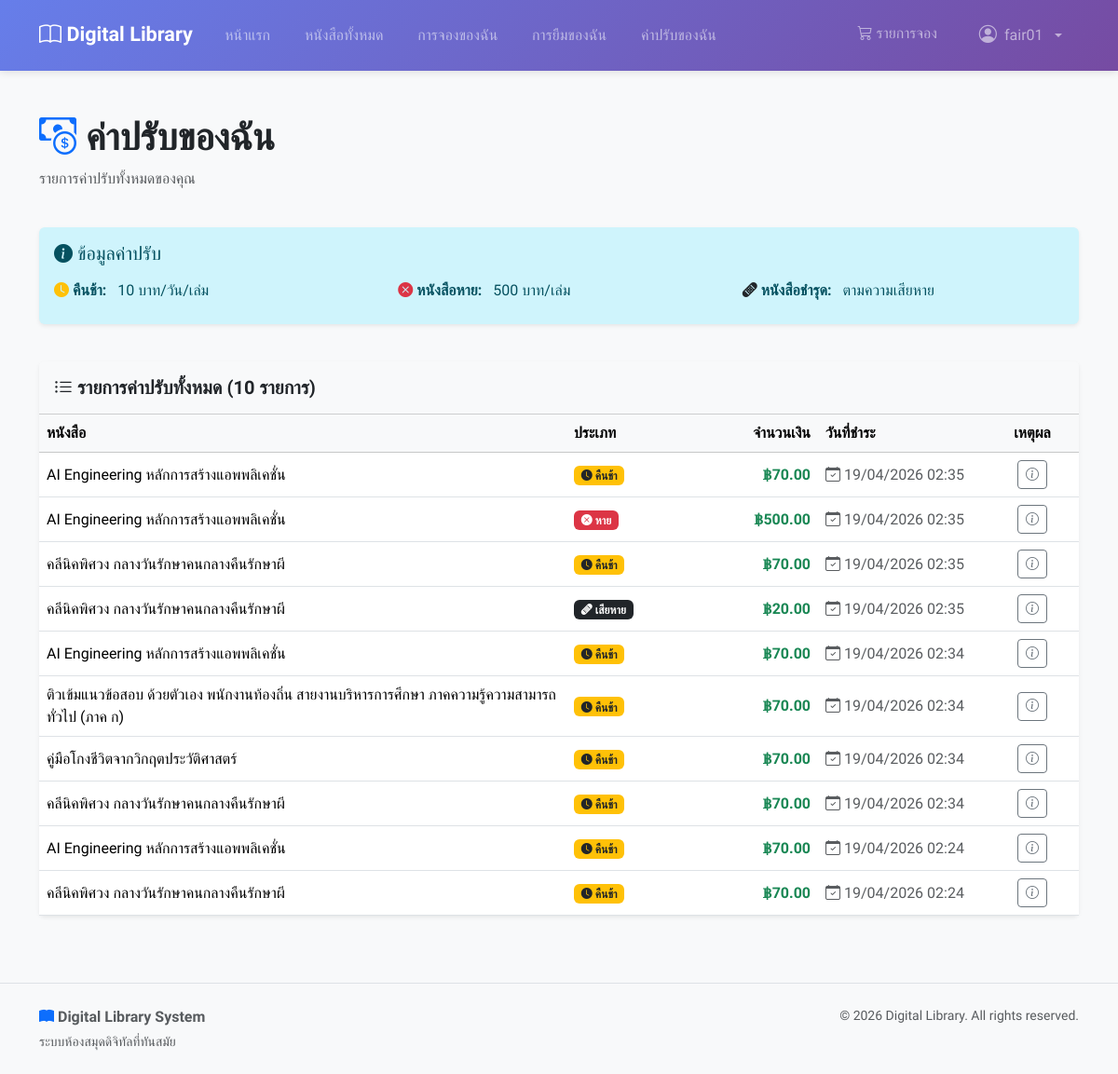
The app's page /my-fines/ (signed in) with its own data.
### users/models.py (models this page shows, shortened)
class User(AbstractUser):
    phone_number = models.CharField(max_length=10, null=False, blank=False)
    citizen_id = models.CharField(
    max_length=13,
    unique=True,
    null=False,
    blank=False,
    validators=[
        RegexValidator(
            regex=r'^\d{13}$',
            message='Citizen ID must be exactly 13 digits'
        )
    ])

### fines/models.py (models this page shows, shortened)
class Fine(models.Model):
    TYPE_CHOICES = [
        ('late_return', 'คืนช้า'),
        ('lost', 'หาย'),
        ('damaged', 'เสียหาย'),
    ]
    id = models.AutoField(primary_key=True)
    loan_item = models.ForeignKey(
        LoanItem,
        on_delete=models.CASCADE,
        related_name='fines'
    )
    amount = models.DecimalField(max_digits=10, decimal_places=2)
    type = models.CharField(max_length=20, choices=TYPE_CHOICES)
    reason = models.TextField(null=True, blank=True)
    paid_at = models.DateTimeField(
        help_text='Timestamp when fine was paid (also serves as creation time)'
    )
    class Meta:
        db_table = 'fines'
        verbose_name = 'Fine'
        verbose_name_plural = 'Fines'
        ordering = ['-paid_at']

### loans/models.py (models this page shows, shortened)
class LoanItem(models.Model):
    STATUS_CHOICES = [
        ('borrowed', 'กำลังยืม'),
        ('returned', 'คืนแล้ว'),
        ('lost', 'หาย'),
    ]
    id = models.AutoField(primary_key=True)
    book = models.ForeignKey(
        Book,
        on_delete=models.CASCADE,
        related_name='loan_items'
    )
    loan = models.ForeignKey(
        Loan,
        on_delete=models.CASCADE,
        related_name='loan_items'
    )
    hold_item = models.OneToOneField(
        HoldItem,
        on_delete=models.SET_NULL,
        null=True,
        blank=True,
        related_name='loan_item'
    )
    status = models.CharField(
        max_length=20,
        choices=STATUS_CHOICES,
        default='borrowed'
    )
    returned_at = models.DateTimeField(null=True, blank=True)
    created_at = models.DateTimeField(auto_now_add=True)
    class Meta:
        db_table = 'loan_items'
        verbose_name = 'Loan Item'
        verbose_name_plural = 'Loan Items'
        ordering = ['-created_at']

### books/models.py (models this page shows, shortened)
class Book(models.Model):
    id = models.AutoField(primary_key=True)
    title = models.CharField(max_length=255)
    isbn = models.CharField(
        max_length=13,
        unique=True,
        null=False,
        blank=False,
    )
    description = models.TextField(null=True, blank=True)
    image_url = models.ImageField(
        upload_to="books/covers/",
        max_length=255,
        null=True,
        blank=True,
    )
    total_quantity = models.IntegerField(default=0)
    available_quantity = models.IntegerField(default=0)
    publish_year = models.IntegerField(null=True, blank=True)
    publisher = models.ForeignKey(
        Publisher,
        on_delete=models.SET_NULL,
        null=True,
        blank=True,
        related_name='books',
    )
    authors = models.ManyToManyField(
        Author,
        blank=True,
        through="BookAuthor",
        related_name="books",
    )
    categories = models.ManyToManyField(
        Category,
        blank=True,
        through="BookCategory",
        related_name="books",
    )
    created_at = models.DateTimeField(auto_now_add=True)
    if TYPE_CHECKING:
        hold_items: Manager[HoldItem]
        hold_items: Manager[HoldItem]
        loan_items: Manager[LoanItem]
    class Meta:
        db_table = "books"
        verbose_name = "Book"
        verbose_name_plural = "Books"
        constraints = [
            models.CheckConstraint(
                check=Q(total_quantity__gte=0),
                name="check_books_total_quantity_gte_0",
            ),
            models.CheckConstraint(
                check=Q(available_quantity__gte=0),
                name="check_books_available_quantity_gte_0",
            ),
            models.CheckConstraint(
                check=Q(publish_year__isnull=True) | Q(publish_year__gte=0),
                name="check_books_publish_year_gte_0_or_null",
            ),
        ]

### fines/views.py (the view)
# urls.py: path('my-fines/', views.my_fines_view, name='my_fines'),
@login_required
def my_fines_view(request):
    fines_list = Fine.objects.filter(
        loan_item__loan__user=request.user
    ).select_related(
        'loan_item__loan'
    ).order_by('-paid_at')
    paginator = Paginator(fines_list, 20)  # Show 20 fines per page
    page = request.GET.get('page')
    try:
        fines = paginator.page(page)
    except PageNotAnInteger:
        fines = paginator.page(1)
    except EmptyPage:
        fines = paginator.page(paginator.num_pages)
    context = {
        'fines': fines,
        'fine_late_return_per_day': settings.FINE_LATE_RETURN_PER_DAY,
        'fine_lost_book': settings.FINE_LOST_BOOK,
    }
    return render(request, 'fines/list.html', context)

### templates/fines/list.html (shortened to what this page needs)
{% extends "base.html" %}
{% block content %}
    <div class="container mt-4">
        <div class="row mb-4">
            <div class="col">
                <h1 class="fw-bold">
                    <i class="bi bi-cash-coin text-primary"></i> ค่าปรับของฉัน
                </h1>
                <p class="text-muted">รายการค่าปรับทั้งหมดของคุณ</p>
            </div>
        </div>
        <div class="row mb-4">
            <div class="col-md-12">
                <div class="alert alert-info border-0 shadow-sm">
                    <h5 class="alert-heading mb-3">
                        <i class="bi bi-info-circle-fill"></i> ข้อมูลค่าปรับ
                    </h5>
                    <div class="row">
                        <div class="col-md-4 mb-2">
                            <strong><i class="bi bi-clock-fill text-warning"></i> คืนช้า:</strong>
                            <span class="ms-2">{{ fine_late_return_per_day }} บาท/วัน/เล่ม</span>
                        </div>
                        <div class="col-md-4 mb-2">
                            <strong><i class="bi bi-x-circle-fill text-danger"></i> หนังสือหาย:</strong>
                            <span class="ms-2">{{ fine_lost_book }} บาท/เล่ม</span>
                        </div>
                        <div class="col-md-4 mb-2">
                            <strong><i class="bi bi-bandaid-fill text-dark"></i> หนังสือชำรุด:</strong>
                            <span class="ms-2">ตามความเสียหาย</span>
                        </div>
                    </div>
                </div>
            </div>
        </div>
        {% if fines %}
            <div class="row">
                <div class="col">
                    <div class="card shadow-sm border-0">
                        <div class="card-header bg-light py-3">
                            <h5 class="mb-0 fw-semibold">
                                <i class="bi bi-list-ul"></i> รายการค่าปรับทั้งหมด ({{ fines.paginator.count }} รายการ)
                            </h5>
                        </div>
                        <div class="card-body p-0">
                            <div class="table-responsive">
                                <table class="table table-hover mb-0 align-middle">
                                    <thead class="table-light">
                                        <tr>
                                            <th>หนังสือ</th>
                                            <th style="width: 150px;">ประเภท</th>
                                            <th style="width: 120px;" class="text-end">จำนวนเงิน</th>
                                            <th style="width: 180px;">วันที่ชำระ</th>
                                            <th style="width: 100px;" class="text-center">เหตุผล</th>
                                        </tr>
                                    </thead>
                                    <tbody>
                                        {% for fine in fines %}
                                            <tr>
                                                <td>{{ fine.loan_item.book.title }}</td>
                                                <td>
                                                    {% if fine.type == 'late_return' %}
                                                        <span class="badge bg-warning text-dark">
                                                            <i class="bi bi-clock-fill"></i> {{ fine.get_type_display }}
                                                        </span>
                                                    {% elif fine.type == 'lost' %}
                                                        <span class="badge bg-danger">
                                                            <i class="bi bi-x-circle-fill"></i> {{ fine.get_type_display }}
                                                        </span>
                                                    {% elif fine.type == 'damaged' %}
                                                        <span class="badge bg-dark">
                                                            <i class="bi bi-bandaid-fill"></i> {{ fine.get_type_display }}
                                                        </span>
                                                    {% endif %}
                                                </td>
                                                <td class="fw-semibold text-success text-end">฿{{ fine.amount|floatformat:2 }}</td>
                                                <td class="text-muted">
                                                    <i class="bi bi-calendar-check"></i>
                                                    {{ fine.paid_at|date:"d/m/Y H:i" }}
                                                </td>
                                                <td class="text-center">
                                                    {% if fine.reason %}
                                                        <button type="button"
                                                                class="btn btn-sm btn-outline-secondary"
                                                                data-bs-toggle="popover"
                                                                data-bs-trigger="focus"
                                                                data-bs-content="{{ fine.reason }}"
                                                                title="เหตุผล"
                                                                tabindex="0">
                                                            <i class="bi bi-info-circle"></i>
                                                        </button>
                                                    {% else %}
                                                        <span class="text-muted">-</span>
                                                    {% endif %}
                                                </td>
                                            </tr>
                                        {% endfor %}
                                    </tbody>
                                </table>
                            </div>
                        </div>
                    </div>
                </div>
            </div>
        {% endif %}
    </div>
{% endblock content %}

### templates/base.html (shortened to what this page needs)
{% load static %}
<!DOCTYPE html>
<html lang="th">
    <head>
        <link href="https://cdn.jsdelivr.net/npm/bootstrap@5.3.8/dist/css/bootstrap.min.css"
              rel="stylesheet"
>
        <link rel="stylesheet"
              href="https://cdn.jsdelivr.net/npm/bootstrap-icons@1.10.0/font/bootstrap-icons.css">
        <link rel="stylesheet" href="{% static 'css/base.css' %}">
        <link rel="stylesheet" href="{% static 'css/global.css' %}">
    </head>
    <body>
        <nav class="navbar navbar-expand-lg navbar-dark bg-primary">
            <div class="container">
                <a class="navbar-brand" href="{% url 'home' %}">
                    <i class="bi bi-book"></i> Digital Library
                </a>
                <div class="collapse navbar-collapse" id="navbarNav">
                    <ul class="navbar-nav me-auto">
                        <li class="nav-item">
                            <a class="nav-link" href="{% url 'home' %}">หน้าแรก</a>
                        </li>
                        <li class="nav-item">
                            <a class="nav-link" href="{% url 'books:book_list' %}">หนังสือทั้งหมด</a>
                        </li>
                        {% if user.is_authenticated %}
                            <li class="nav-item">
                                <a class="nav-link {% if confirmed_holds_count > 0 %}cart-link{% endif %}"
                                   href="{% url 'holds:my_holds' %}">
                                    การจองของฉัน
                                </a>
                            </li>
                            <li class="nav-item">
                                <a class="nav-link" href="{% url 'loans:my_loans' %}">การยืมของฉัน</a>
                            </li>
                            <li class="nav-item">
                                <a class="nav-link" href="{% url 'fines:my_fines' %}">ค่าปรับของฉัน</a>
                            </li>
                        {% endif %}
                    </ul>
                    <ul class="navbar-nav">
                        {% if user.is_authenticated %}
                            <li class="nav-item">
                                <a class="nav-link cart-link" href="{% url 'books:view_cart' %}">
                                    <i class="bi bi-cart3"></i> รายการจอง
                                </a>
                            </li>
                            <li class="nav-item dropdown">
                                <a class="nav-link dropdown-toggle"
                                   href="#"
                                   id="userDropdown"
                                   role="button"
                                   data-bs-toggle="dropdown">
                                    <i class="bi bi-person-circle"></i> {{ user.username }}
                                </a>
                            </li>
                        {% endif %}
                    </ul>
                </div>
            </div>
        </nav>
        <main class="py-4">
            {% block content %}
            {% endblock content %}
        </main>
        <footer class="bg-light mt-5 py-4 border-top">
            <div class="container">
                <div class="row">
                    <div class="col-md-6 text-center text-md-start">
                        <p class="text-muted mb-1">
                            <i class="bi bi-book-fill text-primary"></i>
                            <strong>Digital Library System</strong>
                        </p>
                        <p class="text-muted small mb-0">ระบบห้องสมุดดิจิทัลที่ทันสมัย</p>
                    </div>
                    <div class="col-md-6 text-center text-md-end">
                        <p class="text-muted small mb-0">© 2026 Digital Library. All rights reserved.</p>
                    </div>
                </div>
            </div>
        </footer>
        {% include "includes/toast.html" %}
    </body>
</html>

### records on screen
User: username "fair01"
Fine: loan_item.book "AI Engineering หลักการสร้างแอพพลิเคชั่น", type "คืนช้า", amount "70.00", paid_at "19/04/2026 02:35"
Fine: loan_item.book "AI Engineering หลักการสร้างแอพพลิเคชั่น", type "หาย", amount "500.00", paid_at "19/04/2026 02:35"
Fine: loan_item.book "คลีนิคพิศวง กลางวันรักษาคนกลางคืนรักษาผี", type "คืนช้า", amount "70.00", paid_at "19/04/2026 02:35"
Fine: loan_item.book "คลีนิคพิศวง กลางวันรักษาคนกลางคืนรักษาผี", type "เสียหาย", amount "20.00", paid_at "19/04/2026 02:35"
Fine: loan_item.book "AI Engineering หลักการสร้างแอพพลิเคชั่น", type "คืนช้า", amount "70.00", paid_at "19/04/2026 02:34"
Fine: loan_item.book "ติวเข้มแนวข้อสอบ ด้วยตัวเอง พนักงานท้องถิ่น สายงานบริหารการศึกษา ภาคความรู้ความสามารถทั่วไป (ภาค ก)", type "คืนช้า", amount "70.00", paid_at "19/04/2026 02:34"
Fine: loan_item.book "คู่มือโกงชีวิตจากวิกฤตประวัติศาสตร์", type "คืนช้า", amount "70.00", paid_at "19/04/2026 02:34"
Fine: loan_item.book "คลีนิคพิศวง กลางวันรักษาคนกลางคืนรักษาผี", type "คืนช้า", amount "70.00", paid_at "19/04/2026 02:34"
Fine: loan_item.book "AI Engineering หลักการสร้างแอพพลิเคชั่น", type "คืนช้า", amount "70.00", paid_at "19/04/2026 02:24"
Fine: loan_item.book "คลีนิคพิศวง กลางวันรักษาคนกลางคืนรักษาผี", type "คืนช้า", amount "70.00", paid_at "19/04/2026 02:24"

### other values on screen
{{ fine_late_return_per_day }} "10"
{{ fine_lost_book }} "500"
{{ fines.paginator.count }} "10"
